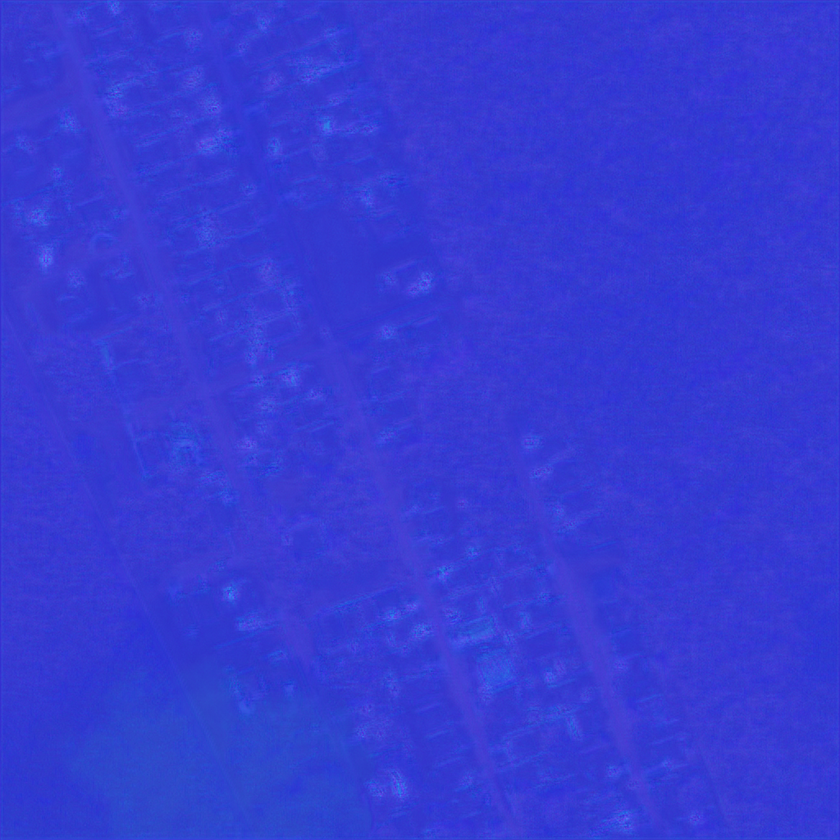
#> input picture dpn92cls_cce_0_tuned/AOI1-tile_1-3_pre_disaster_part1.png, 840 x 840 px, shrunk from 1024 x 1024 before the run
$ python -i edges_only.py   (imports and definitions only)
#> lines starting #> are read from the running program, lines starting #| are printed output that depends on the picture; after the words box and inside, x2 and y2 are one past the last pixel; in counts of white or black regions, pixels touching at a corner belong together
#> further down, picture is the input picture: shape (840, 840, 3); mean B, G, R 210.9, 60.1, 53.6
import numpy as np
import cv2

def canny_edges_rgb(img_bgr: np.ndarray, t1: int = 50, t2: int = 150) -> np.ndarray:
#> called with t1 = 50, t2 = 150
    gray = cv2.cvtColor(img_bgr, cv2.COLOR_BGR2GRAY)
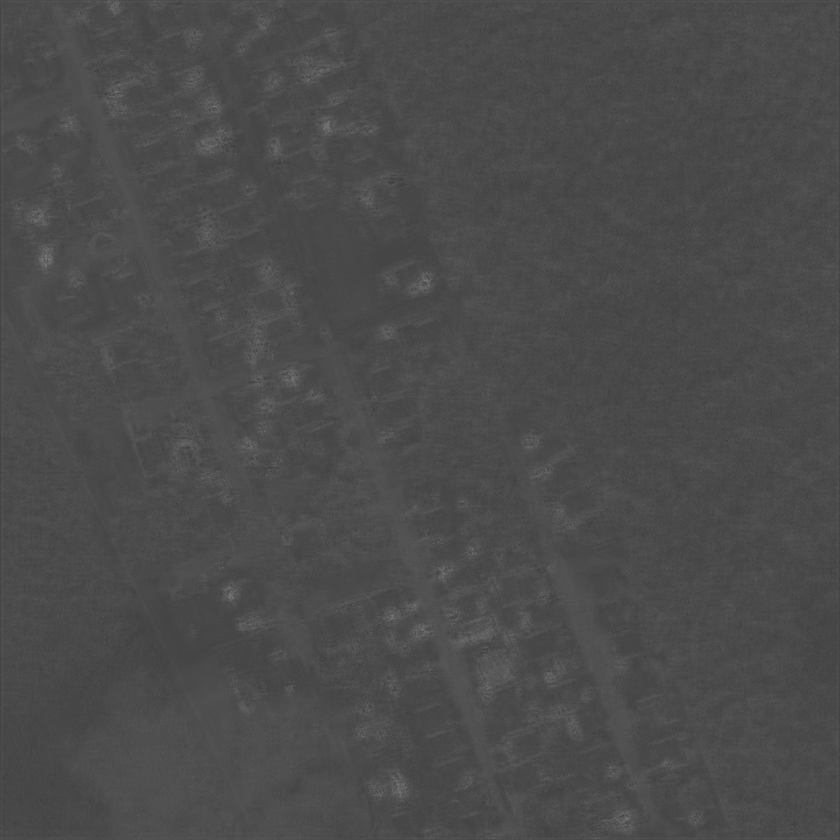
#> gray: shape (840, 840); min 60, max 125, mean 75.3
    edges = cv2.Canny(gray, int(t1), int(t2))
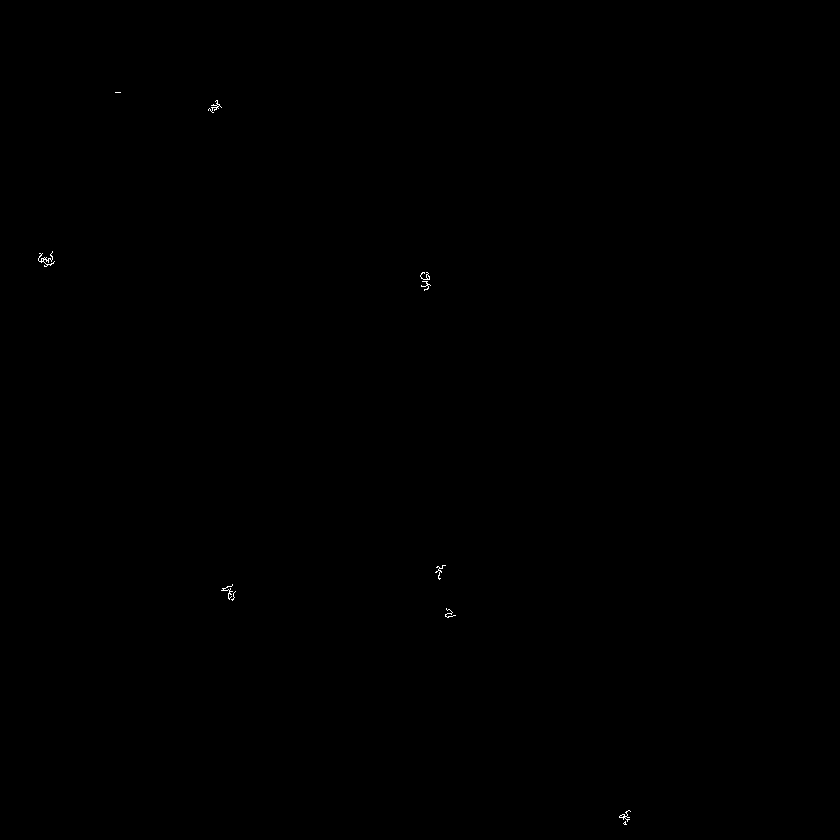
#> edges: shape (840, 840); 0.05% white in thin lines or dots, all inside (x1, y1, x2, y2) = (38, 92, 631, 825)
    return cv2.cvtColor(edges, cv2.COLOR_GRAY2BGR)

def fuse_rgb_edges_bgr(
    img_bgr: np.ndarray,
    edge_w: float = 0.10,
    t1: int = 50,
    t2: int = 150,
) -> np.ndarray:
    """
    fused = (1-edge_w)*RGB + edge_w*EdgesRGB   (in BGR space)
    """
    edge_w = float(np.clip(edge_w, 0.0, 1.0))
    e = canny_edges_rgb(img_bgr, t1=t1, t2=t2).astype(np.float32)
    x = img_bgr.astype(np.float32)
    fused = (1.0 - edge_w) * x + edge_w * e
    return np.clip(fused, 0, 255).astype(np.uint8)

def fuse_rgb_edges_pair(
    pre_bgr: np.ndarray,
    post_bgr: np.ndarray,
    edge_w: float = 0.10,
    t1: int = 50,
    t2: int = 150,
):
    """
    Apply the SAME fusion rule to both pre and post.
    Returns (pre_fused, post_fused).
    """
    pre_f = fuse_rgb_edges_bgr(pre_bgr, edge_w=edge_w, t1=t1, t2=t2)
    post_f = fuse_rgb_edges_bgr(post_bgr, edge_w=edge_w, t1=t1, t2=t2)
    return pre_f, post_f

>>> import cv2
>>> picture = cv2.imread('../../../dpn92cls_cce_0_tuned/AOI1-tile_1-3_pre_disaster_part1.png')
>>> result = canny_edges_rgb(picture)
